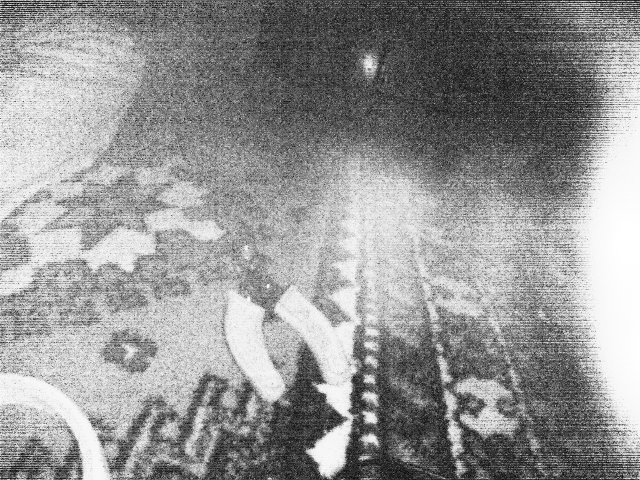
#> input picture image_enhancement/DFT/cutter_hist_den.png, 640 x 480 px
$ python dft.py   (Python 2 division)
#> lines starting #> are read from the running program, lines starting #| are printed output that depends on the picture
#using opencv FFT
import cv2
import numpy as np
from matplotlib import pyplot as plt


def makeGaussian(size, fwhm = 3, center=None):
    """ Make a square gaussian kernel.
    size is the length of a side of the square
    fwhm is full-width-half-maximum, which
    can be thought of as an effective radius.
    """
    #fwhm basically controlls the width of the gaussian window
    x = np.arange(0, size[0], 1, float)
    y = np.arange(0, size[1], 1, float)
    y = y[:,np.newaxis]


    if center is None:
        x0 = size[0] // 2 #removing decimal after division
	y0 = size[1] // 2
    else:
        x0 = center[0]
        y0 = center[1]

    return np.exp(-4*np.log(2) * ((x-x0)**2 + (y-y0)**2) / fwhm**2)


img = cv2.imread('cutter_hist_den.png',0)
#> img is the input picture: shape (480, 640); min 0, max 255, mean 148.9


#fft transform
f = np.fft.fft2(img)
fshift = np.fft.fftshift(f)
magnitude_spectrum = 20*np.log(np.abs(fshift))
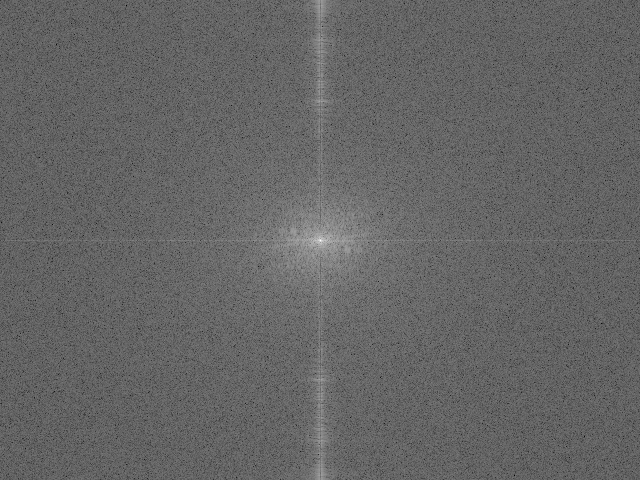
#> magnitude_spectrum: shape (480, 640) float64; min 70.06, max 352.8, mean 182.5; drawn with min black and max white

#creation of LPF
rows = magnitude_spectrum.shape[0]
#> rows = 480
cols = magnitude_spectrum.shape[1]
#> cols = 640

#mask gaussian
mask = np.zeros((cols,rows),np.float32)
gaussian_sub  = makeGaussian((cols,rows),70)#last parameter is the width of gaussian window. smaller window, only few low freq components
mask = gaussian_sub

#to make rectangular window low pass filter
'''
mask = np.ones((cols,rows),np.float32)
mask[rows/2-50:rows/2+50,cols/2-50:cols/2-50] = 0
'''

#to make rectangular window high pass filter
'''
mask = np.zeros((cols,rows),np.float32)
mask[rows/2-50:rows/2+50,cols/2-50:cols/2-50] = 1
'''
#these two will have ringing effect


plt.subplot(121),plt.imshow(img, cmap = 'gray')
plt.title('Input Image'), plt.xticks([]), plt.yticks([])


#convolution in frequency domain
f = fshift * mask
f_ishift = np.fft.ifftshift(f)

plt.subplot(122),plt.imshow(np.abs(np.fft.ifft2(f_ishift)), cmap = 'gray')
#plt.title('Input Image'), plt.xticks([]), plt.yticks([])
plt.show()
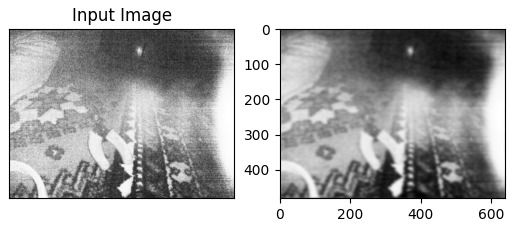
#> figure drawn by matplotlib, 2 panels

cv2.imwrite("result1.jpg",np.abs(np.fft.ifft2(f_ishift)))
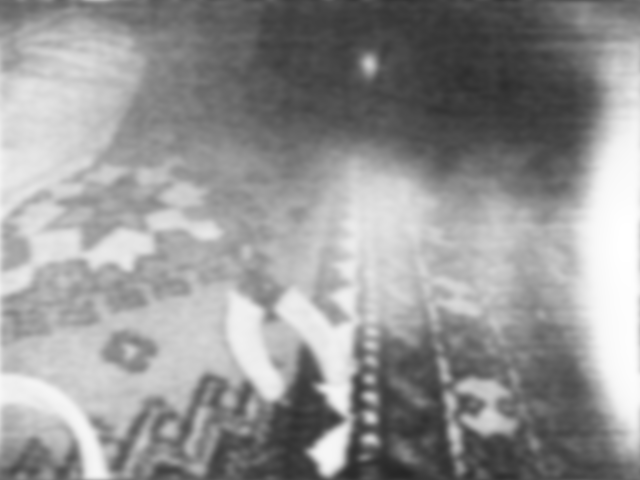
#> saved as result1.jpg: shape (480, 640); min 37, max 255, mean 148.9

$ run again, with image_enhancement/DFT/rose.jpg saved as image_enhancement/DFT/cutter_hist_den.png
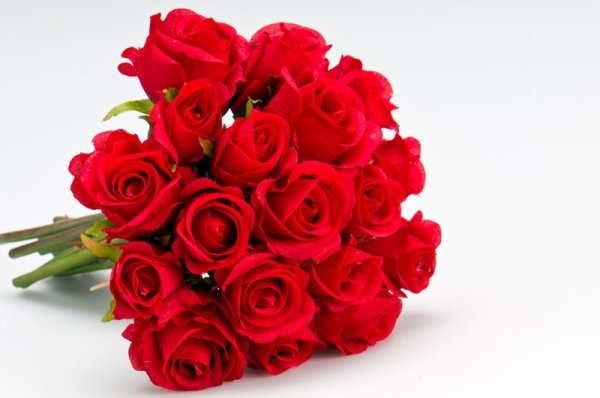
#> input picture image_enhancement/DFT/rose.jpg, 600 x 398 px
#> `plt.show()`:
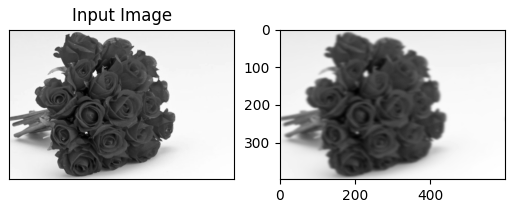
#> figure drawn by matplotlib, 2 panels
#> `cv2.imwrite("result1.jpg",np.abs(np.fft.ifft2(f_ishift)))`:
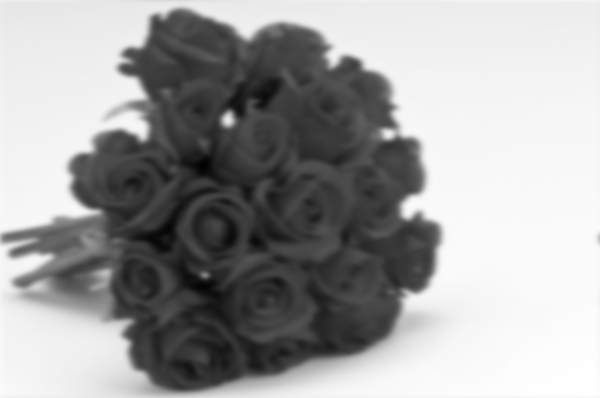
#> saved as result1.jpg: shape (398, 600); min 2, max 255, mean 161.3
